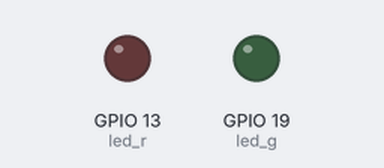
Recording of a program running on a simulated Raspberry Pi (BCM pin numbers). On the bench: output pins drawn as LEDs (lit = HIGH). What the program prints to the terminal is not drawn.

Above: at 0.1 s.
At 5.1 s:
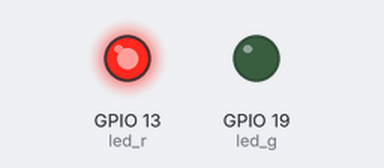
Timing chart, 0 to 6.6 s (numbered marks = the images above):
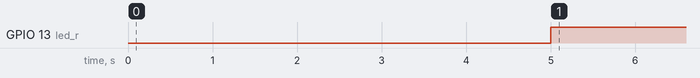

Measured:
- by itself, GPIO 13 (led_r): LOW → HIGH at 5.0 s

The program:

HC-SR501.py
```python
import RPi.GPIO as GP
import time

led_r =13
led_g = 19
sensor = 12

GP.setmode(GP.BCM)

GP.setup(led_r, GP.OUT)
GP.setup(led_g, GP.OUT)
GP.setup(sensor, GP.IN)

print("PIR Ready....")
time.sleep(5)

try:
    while True:
        if GP.input(sensor) == 1:
            GP.output(led_g, 1)
            GP.output(led_r, 0)
            print("Motion Detected!!!!!!")
            time.sleep(0.2)

        if GP.input(sensor) == 0:
            GP.output(led_r, 1)
            GP.output(led_g, 0)
            time.sleep(0.2)

except KeyboardInterrupt:
    print("Stopped by User")
    GP.cleanup()
```
